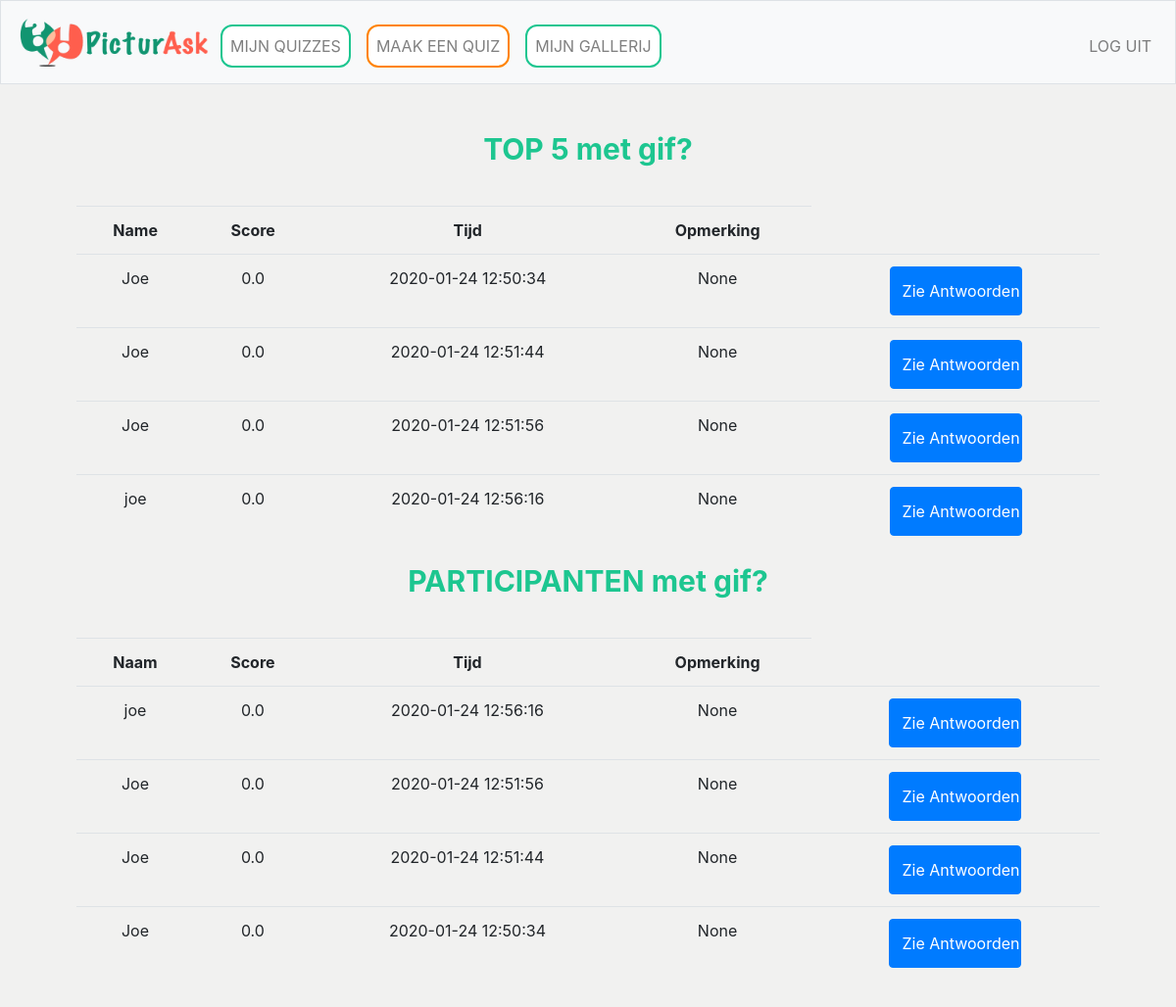
The page /results/80 (signed in) on the database as committed earlier.
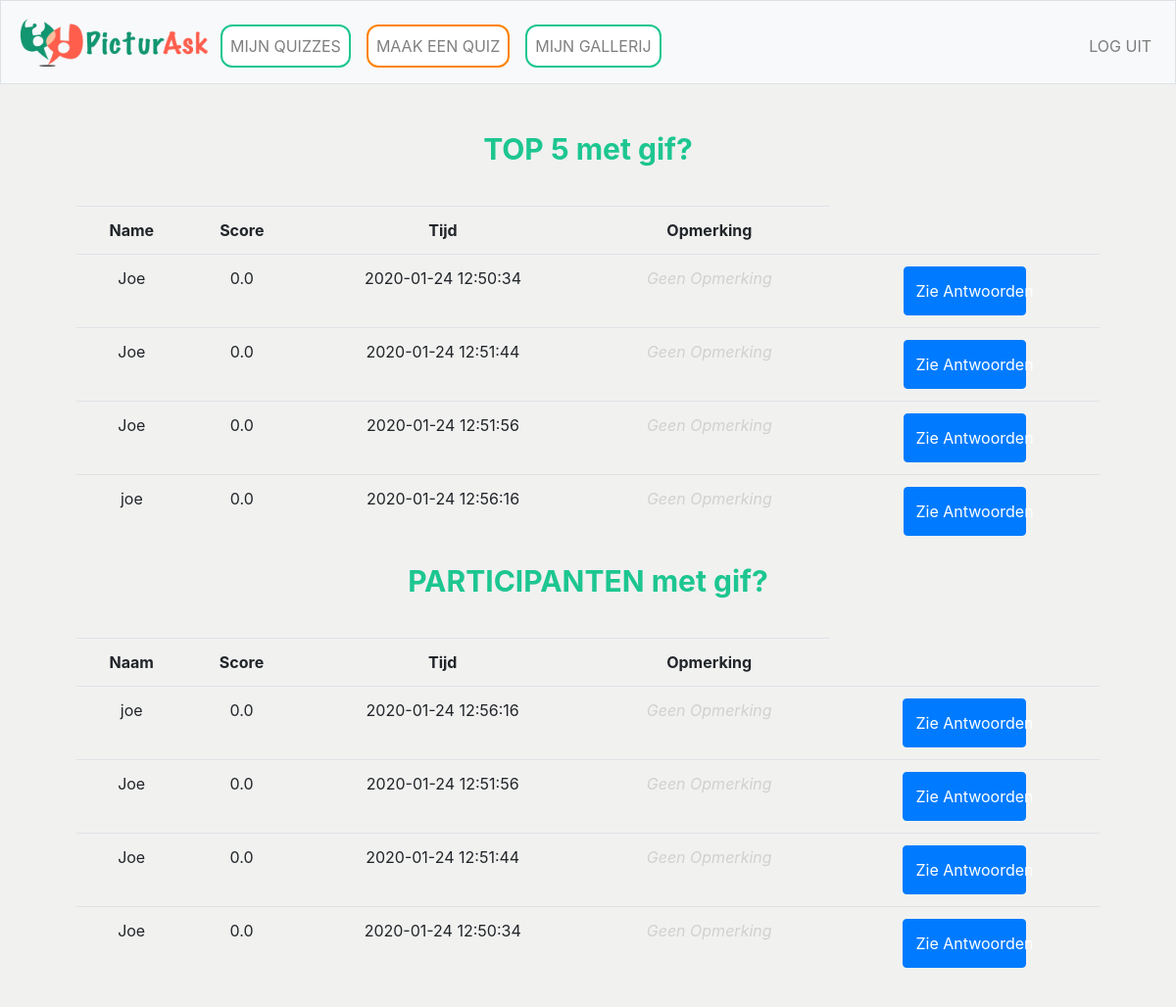
The same page on the database as committed later.
### tables this page shows
CREATE TABLE 'quizes' ('quiz_id' integer PRIMARY KEY AUTOINCREMENT NOT NULL,'user_id' integer NOT NULL, 'quiz_titel'  text NOT NULL  , 'date'  timestamp DEFAULT CURRENT_DATE  , 'gif' text, 'dankwoord' text);

CREATE TABLE 'participants' ('participant_id' integer PRIMARY KEY AUTOINCREMENT NOT NULL, 'quiz_id' integer NOT NULL, 'name' text NOT NULL, 'score' real, 'time'  timestamp DEFAULT CURRENT_TIMESTAMP  , 'comment' text DEFAULT '');

### application.py (the view)
@app.route("/results/<quiz_id>", methods=["GET", "POST"])
@login_required
def results(quiz_id):
    quiz_name = db.execute("SELECT quiz_titel FROM quizes WHERE quiz_id = :quiz_id", quiz_id=quiz_id)[0]["quiz_titel"]
    participants_list = []
    for participant in db.execute("SELECT * FROM participants WHERE quiz_id = :quiz", quiz=quiz_id):
        participants_list.append(participant)
    participants_list.reverse()
    top_participants = sorted(participants_list, key=lambda x:x["score"])
    top_participants.reverse()
    return render_template("results.html", participants_list=participants_list, quiz_name=quiz_name, top_participants=top_participants[:5])

### application.py (called while the page is built)
@app.after_request
def after_request(response):
    response.headers["Cache-Control"] = "no-cache, no-store, must-revalidate"
    response.headers["Expires"] = 0
    response.headers["Pragma"] = "no-cache"
    return response

### helpers.py (called while the page is built)
def login_required(f):
    @wraps(f)
    def decorated_function(*args, **kwargs):
        if session.get("user_id") is None:
            return redirect("/login")
        return f(*args, **kwargs)
    return decorated_function

### templates/results.html (shortened to what this page needs)
{% extends "layout.html" %}
{% block main %}
    <form action="/results/{{quiz_id}}" method="post">
        <div class="form-group">
            <table class="table table-hoverable">
                <h2>TOP 5 {{quiz_name}}</h2>
                <tr>
                    <th>Name</th>
                    <th>Score</th>
                    <th>Tijd</th>
                    <th>Opmerking</th>
                </tr>
                {% for part in top_participants %}
                    <tr>
                        <td>{{part["name"]}}</td>
                        <td>{{part["score"]}}</td>
                        <td>{{part["time"]}}</td>
                        {% if part["comment"] == "" %}
                            <td><i><font color=#D1D1D1>Geen Opmerking</font></i></td>
                        {% else%}
                            <td>{{part["comment"]}}</td>
                        {% endif %}
                        <td> <button type="button" class="btn btn-primary" onclick="window.location.href='/antwoord/{{part['participant_id']}}'">Zie Antwoorden</button></td>
                    </tr>
                {% endfor %}
            </table>
            <table class="table table-hoverable">
                <h2>PARTICIPANTEN {{quiz_name}}</h2>
                <tr>
                    <th>Naam</th>
                    <th>Score</th>
                    <th>Tijd</th>
                    <th>Opmerking</th>
                </tr>
                {% for part in participants_list %}
                    <tr>
                        <td>{{part["name"]}}</td>
                        <td>{{part["score"]}}</td>
                        <td>{{part["time"]}}</td>
                        {% if part["comment"] == "" %}
                            <td><i><font color=#D1D1D1>Geen Opmerking</font></i></td>
                        {% else%}
                            <td>{{part["comment"]}}</td>
                        {% endif %}
                        <td> <button type="button" class="btn btn-primary" onclick="window.location.href='/antwoord/{{part['participant_id']}}'">Zie Antwoorden</button></td>
                    </tr>
                {% endfor %}
            </table>
        </div>
    </form>
{% endblock %}

### templates/layout.html (shortened to what this page needs)
<!DOCTYPE html>
<html lang="en">
    <head>
        <link href="https://maxcdn.bootstrapcdn.com/bootstrap/4.1.3/css/bootstrap.min.css" rel="stylesheet">
        <link href="/static/styles.css" rel="stylesheet">
    </head>
    <body>
        <nav class="navbar navbar-expand-md navbar-light bg-light border">
            <a class="nav-item" href="/"><img src="/static/IMG_3385.PNG" style="height:50px;width:200px;filter:invert(100%);"/></a>
            <div class="collapse navbar-collapse" id="navbar">
                {% if session.user_id %}
                    <ul class="navbar-nav mr-auto mt-2">
                        <button1 style="margin:8px;" class="nav-item"><a class="nav-link" href="/mijn_quizzes">MIJN QUIZZES</a></button1>
                        <button2 style="margin:8px;" class="nav-item"><a class="nav-link" href="/maak_quiz">MAAK EEN QUIZ</a></button2>
                        <button1 style="margin:8px;" class="nav-item"><a class="nav-link" href="/gallerij">MIJN GALLERIJ</a></button2>
                    </ul>
                    <ul class="navbar-nav ml-auto mt-2">
                        <li class="nav-item"><a class="nav-link" href="/logout">LOG UIT</a></li>
                    </ul>
                {% else %}
                    <ul class="navbar-nav ml-auto mt-2">
                        <li class="nav-item"><a class="nav-link" href="/register">MAAK ACCOUNT</a></li>
                        <li class="nav-item"><a class="nav-link" href="/login">LOG IN</a></li>
                    </ul>
                {% endif %}
            </div>
        </nav>
        <main class="container p-5">
            {% block main %}{% endblock %}
        </main>
    </body>
</html>

### static/styles.css (style rules this page uses)
main { overflow-x: auto; text-align: center; }
body { background-color: #F1F1F0; background-repeat: no-repeat; background-size: cover; }
table { margin-top: 40px; }
button1 { -webkit-transition-duration: 0.4s; transition-duration: 0.4s; background-color: white; color: black; border: 2px solid #1DC690; border-radius: 12px; }
button2 { -webkit-transition-duration: 0.4s; transition-duration: 0.4s; background-color: white; color: #AE388B; border: 2px solid #FF8300; border-radius: 12px; }
button { -webkit-transition-duration: 0.4s; transition-duration: 0.4s; width:50%; height: 50px; background-color: #1DC690; color: #3D550C; border-radius: 12px; }
h2 { font-size: 30px; font-weight: bold; color: #1DC690; }

Rows that differ between the two databases and show on the page:
changed participants (number 1 of 4 on the later page): comment "None" → (not shown); now shows "Geen Opmerking Geen Opmerking"
changed participants (number 2 of 4 on the later page): comment "None" → (not shown); now shows "Geen Opmerking Geen Opmerking"
changed participants (number 3 of 4 on the later page): comment "None" → (not shown); now shows "Geen Opmerking Geen Opmerking"
changed participants "joe": comment "None" → (not shown); now shows "Geen Opmerking Geen Opmerking"
